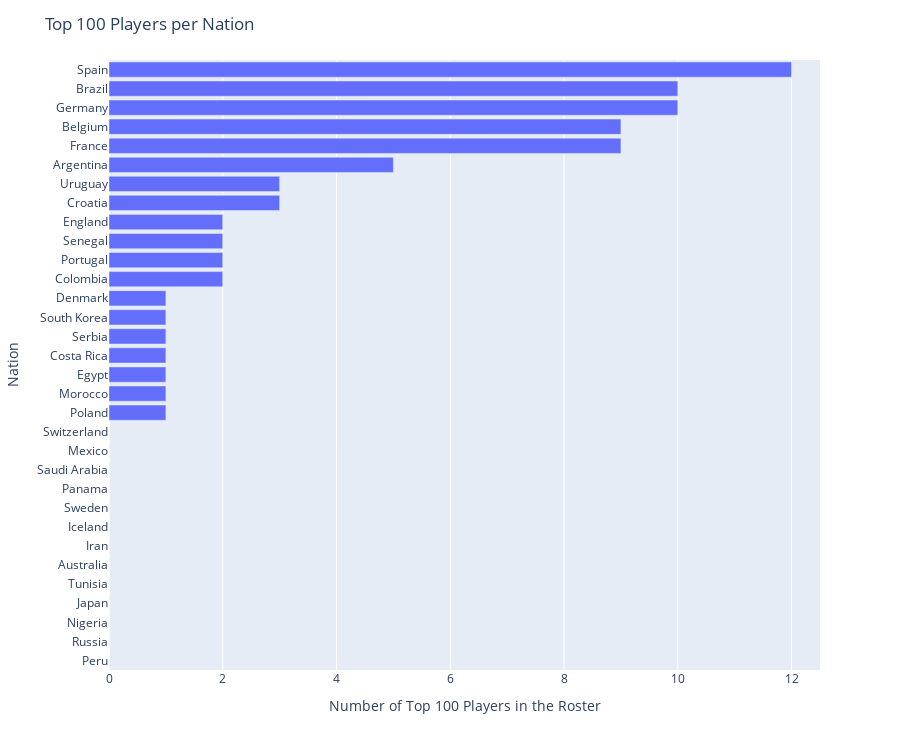
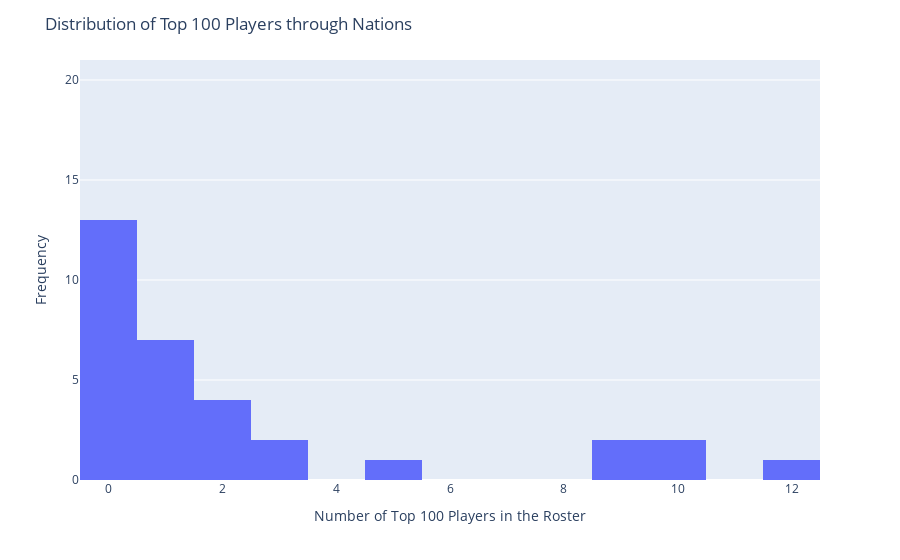

Source (notebook cell) for these figures, in order:
### Code cell
# Visualize distributions: top 100 players

top100 = pd.DataFrame([numTop100Players_18[k] for k in numTop100Players_18.keys()], index=numTop100Players_18.keys(),
                      columns=["top 100 players in the roster"])
top100 = top100.sort_values(by=[top100.columns[0]], ascending=True)

fig = px.bar(top100, x=top100.columns[0], y=top100.index, orientation='h', height=750)
fig.update_layout(title="Top 100 Players per Nation",
                  xaxis_title="Number of Top 100 Players in the Roster",
                  yaxis_title="Nation",
                 xaxis=dict(range=[0, 12.5]))
fig.show()

fig = px.histogram(nationsDf_18, x=nationsDf_18.columns[0], nbins=13)
fig.update_layout(title="Distribution of Top 100 Players through Nations",
                  xaxis_title="Number of Top 100 Players in the Roster",
                  yaxis_title="Frequency",
                  yaxis=dict(range=[0, 21]))
fig.show()

### Figure 1 — Plotly figure (JSON) as saved in the notebook; plotly's stock layout.template omitted (floating-point values rounded to 4 significant figures)
{"data": [{"alignmentgroup": "True", "hovertemplate": "top 100 players in the roster=%{x}<br>y=%{y}<extra></extra>", "legendgroup": "", "marker": {"color": "#636efa"}, "name": "", "offsetgroup": "", "orientation": "h", "showlegend": false, "textposition": "auto", "type": "bar", "x": [0, 0, 0, 0, 0, 0, 0, 0, 0, 0, 0, 0, 0, 1, 1, 1, 1, 1, 1, 1, 2, 2, 2, 2, 3, 3, 5, 9, 9, 10, 10, 12], "xaxis": "x", "y": ["Peru", "Russia", "Nigeria", "Japan", "Tunisia", "Australia", "Iran", "Iceland", "Sweden", "Panama", "Saudi Arabia", "Mexico", "Switzerland", "Poland", "Morocco", "Egypt", "Costa Rica", "Serbia", "South Korea", "Denmark", "Colombia", "Portugal", "Senegal", "England", "Croatia", "Uruguay", "Argentina", "France", "Belgium", "Germany", "Brazil", "Spain"], "yaxis": "y"}], "layout": {"barmode": "relative", "height": 750, "legend": {"tracegroupgap": 0}, "margin": {"t": 60}, "title": {"text": "Top 100 Players per Nation"}, "xaxis": {"anchor": "y", "domain": [0, 1], "range": [0, 12.5], "title": {"text": "Number of Top 100 Players in the Roster"}}, "yaxis": {"anchor": "x", "domain": [0, 1], "title": {"text": "Nation"}}}}

### Figure 2 — Plotly figure (JSON) as saved in the notebook; plotly's stock layout.template omitted (floating-point values rounded to 4 significant figures)
{"data": [{"alignmentgroup": "True", "bingroup": "x", "hovertemplate": "Top 100 Players=%{x}<br>count=%{y}<extra></extra>", "legendgroup": "", "marker": {"color": "#636efa"}, "name": "", "nbinsx": 13, "offsetgroup": "", "orientation": "v", "showlegend": false, "type": "histogram", "x": [5, 0, 9, 10, 2, 1, 3, 1, 1, 2, 9, 10, 0, 0, 0, 0, 1, 0, 0, 0, 1, 2, 0, 0, 2, 1, 1, 12, 0, 0, 0, 3], "xaxis": "x", "yaxis": "y"}], "layout": {"barmode": "relative", "legend": {"tracegroupgap": 0}, "margin": {"t": 60}, "title": {"text": "Distribution of Top 100 Players through Nations"}, "xaxis": {"anchor": "y", "domain": [0, 1], "title": {"text": "Number of Top 100 Players in the Roster"}}, "yaxis": {"anchor": "x", "domain": [0, 1], "range": [0, 21], "title": {"text": "Frequency"}}}}
